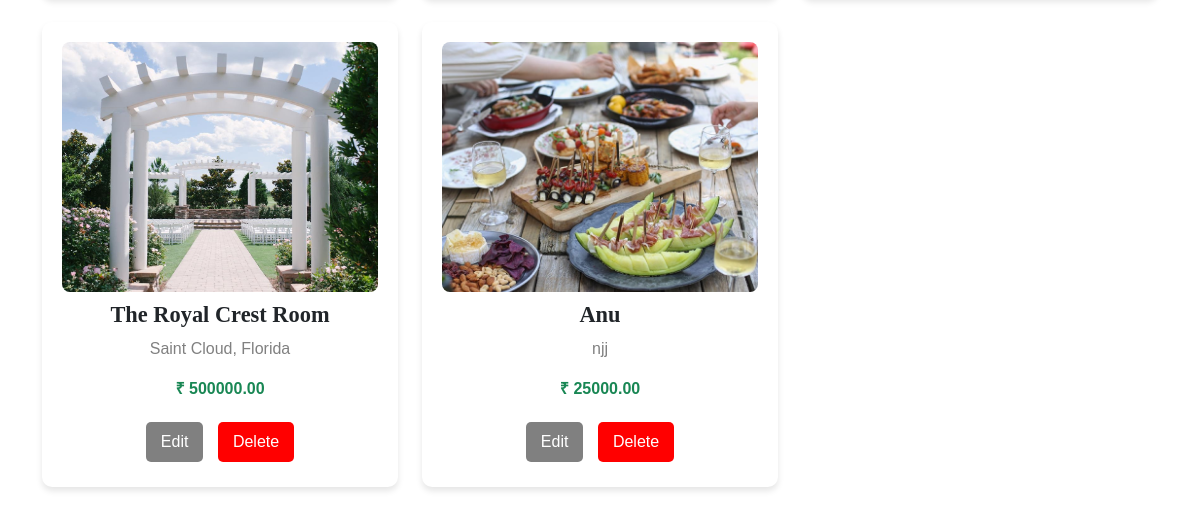
Page /shop_destination_weddings (lower part) on the earlier database version.
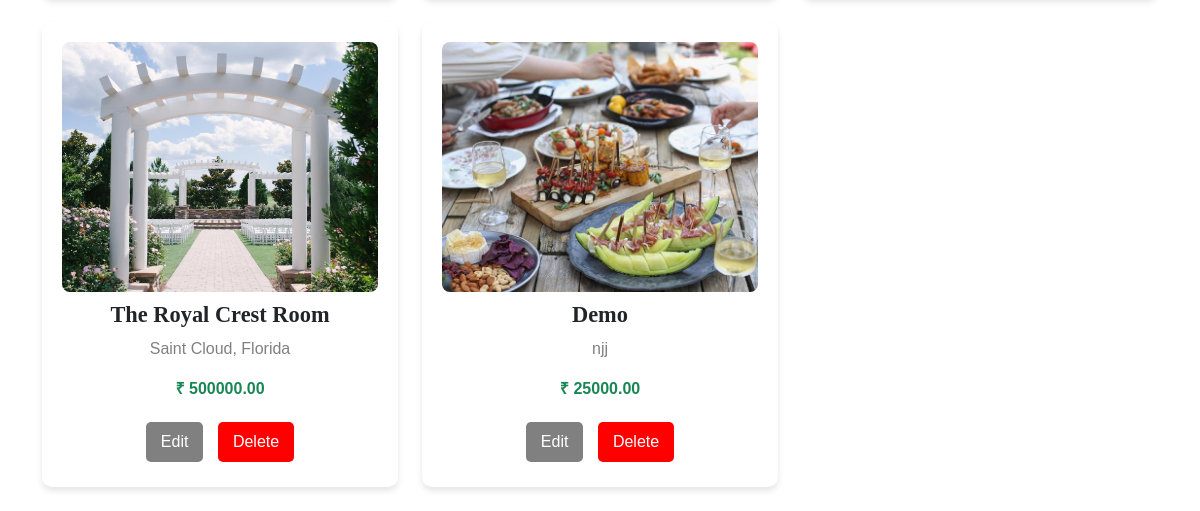
Same page on the later database version.
### app/models.py (models this page shows, shortened)
class DestinationWedding(models.Model):
    name = models.CharField(max_length=255)
    about = models.TextField()
    img = models.FileField()
    location = models.CharField(max_length=255)
    package_price = models.DecimalField(max_digits=10, decimal_places=2)

### app/views.py (the view)
# urls.py: path("shop_destination_weddings",views.shop_destination_weddings, name="shop_destination_weddings"),
def shop_destination_weddings(req):
    weddings = DestinationWedding.objects.all()
    return render(req, "shop/des_wedding.html", {"weddings": weddings})

### templates/shop/des_wedding.html (shortened to what this page needs)
<!DOCTYPE html>
<html lang="en">
<head>
    {% load static %}
    <link rel="stylesheet" href="https://cdn.jsdelivr.net/npm/bootstrap@5.3.0/dist/css/bootstrap.min.css">
    <link rel="stylesheet" href="https://cdnjs.cloudflare.com/ajax/libs/font-awesome/6.0.0/css/all.min.css">
    <link href="https://cdn.jsdelivr.net/npm/bootstrap@5.3.0-alpha1/dist/css/bootstrap.min.css" rel="stylesheet">
</head>
<body>
    <div class="container mt-5">
        <div class="row">
            {% for wedding in weddings %}
            <div class="col-md-4 mb-4">
                <div class="wedding-card">
                    <img src="{{ wedding.img.url }}" alt="{{ wedding.name }}">
                    <h2>{{ wedding.name }}</h2>
                    <p>{{ wedding.location }}</p>
                    <p class="fw-bold text-success">₹ {{ wedding.package_price }}</p>
                    <a href="{% url 'edit_wedding' wedding.id %}" class="edit-btn"> Edit</a>
                    <a href="{% url 'delete_wedding' wedding.id %}" class="delete-btn" onclick="return confirm('Are you sure?');">Delete</a>
                </div>
            </div>
            {% endfor %}
        </div>
    </div>
</body>
</html>

Differences in the rows shown:
changed DestinationWedding "njj": name "Anu" → "Demo"
